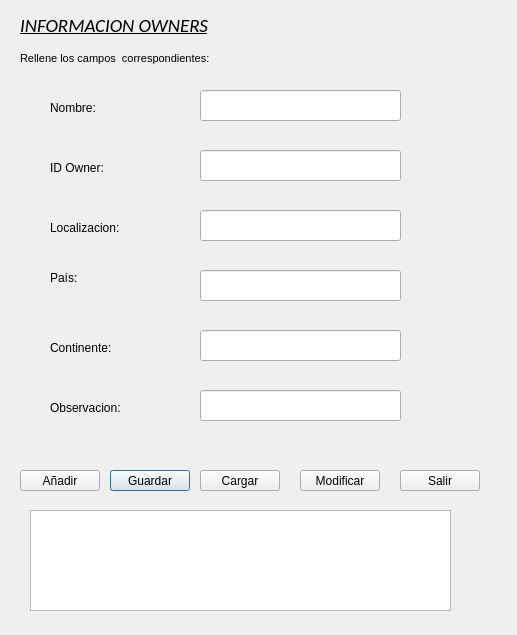
<?xml version="1.0" encoding="UTF-8"?>
<ui version="4.0">
 <class>infoowners</class>
 <widget class="QDialog" name="infoowners">
  <property name="geometry">
   <rect>
    <x>0</x>
    <y>0</y>
    <width>517</width>
    <height>635</height>
   </rect>
  </property>
  <property name="windowTitle">
   <string>Dialog</string>
  </property>
  <widget class="QLabel" name="label_2">
   <property name="geometry">
    <rect>
     <x>20</x>
     <y>50</y>
     <width>361</width>
     <height>16</height>
    </rect>
   </property>
   <property name="font">
    <font>
     <pointsize>8</pointsize>
    </font>
   </property>
   <property name="text">
    <string>Rellene los campos  correspondientes:</string>
   </property>
  </widget>
  <widget class="QPushButton" name="BU_Atras7_2">
   <property name="geometry">
    <rect>
     <x>110</x>
     <y>470</y>
     <width>80</width>
     <height>21</height>
    </rect>
   </property>
   <property name="text">
    <string>Guardar</string>
   </property>
  </widget>
  <widget class="QLabel" name="label_8">
   <property name="geometry">
    <rect>
     <x>50</x>
     <y>270</y>
     <width>71</width>
     <height>16</height>
    </rect>
   </property>
   <property name="text">
    <string>País:</string>
   </property>
  </widget>
  <widget class="QLabel" name="label_7">
   <property name="geometry">
    <rect>
     <x>50</x>
     <y>220</y>
     <width>71</width>
     <height>16</height>
    </rect>
   </property>
   <property name="text">
    <string>Localizacion:</string>
   </property>
  </widget>
  <widget class="QLabel" name="label_3">
   <property name="geometry">
    <rect>
     <x>50</x>
     <y>100</y>
     <width>71</width>
     <height>16</height>
    </rect>
   </property>
   <property name="text">
    <string>Nombre:</string>
   </property>
  </widget>
  <widget class="QLabel" name="label_6">
   <property name="geometry">
    <rect>
     <x>50</x>
     <y>340</y>
     <width>71</width>
     <height>16</height>
    </rect>
   </property>
   <property name="text">
    <string>Continente:</string>
   </property>
  </widget>
  <widget class="QPushButton" name="BU_Salir">
   <property name="geometry">
    <rect>
     <x>400</x>
     <y>470</y>
     <width>80</width>
     <height>21</height>
    </rect>
   </property>
   <property name="text">
    <string>Salir</string>
   </property>
  </widget>
  <widget class="QLabel" name="label_9">
   <property name="geometry">
    <rect>
     <x>50</x>
     <y>400</y>
     <width>71</width>
     <height>16</height>
    </rect>
   </property>
   <property name="text">
    <string>Observacion:</string>
   </property>
  </widget>
  <widget class="QLabel" name="label_5">
   <property name="geometry">
    <rect>
     <x>50</x>
     <y>160</y>
     <width>71</width>
     <height>16</height>
    </rect>
   </property>
   <property name="text">
    <string>ID Owner:</string>
   </property>
  </widget>
  <widget class="QLabel" name="label">
   <property name="geometry">
    <rect>
     <x>20</x>
     <y>10</y>
     <width>191</width>
     <height>31</height>
    </rect>
   </property>
   <property name="font">
    <font>
     <family>Calibri</family>
     <pointsize>14</pointsize>
     <italic>true</italic>
     <underline>true</underline>
    </font>
   </property>
   <property name="text">
    <string>INFORMACION OWNERS</string>
   </property>
  </widget>
  <widget class="QLineEdit" name="lineEdit">
   <property name="geometry">
    <rect>
     <x>200</x>
     <y>90</y>
     <width>201</width>
     <height>31</height>
    </rect>
   </property>
  </widget>
  <widget class="QLineEdit" name="lineEdit_2">
   <property name="geometry">
    <rect>
     <x>200</x>
     <y>150</y>
     <width>201</width>
     <height>31</height>
    </rect>
   </property>
  </widget>
  <widget class="QLineEdit" name="lineEdit_3">
   <property name="geometry">
    <rect>
     <x>200</x>
     <y>210</y>
     <width>201</width>
     <height>31</height>
    </rect>
   </property>
  </widget>
  <widget class="QLineEdit" name="lineEdit_4">
   <property name="geometry">
    <rect>
     <x>200</x>
     <y>270</y>
     <width>201</width>
     <height>31</height>
    </rect>
   </property>
  </widget>
  <widget class="QLineEdit" name="lineEdit_5">
   <property name="geometry">
    <rect>
     <x>200</x>
     <y>330</y>
     <width>201</width>
     <height>31</height>
    </rect>
   </property>
  </widget>
  <widget class="QLineEdit" name="lineEdit_6">
   <property name="geometry">
    <rect>
     <x>200</x>
     <y>390</y>
     <width>201</width>
     <height>31</height>
    </rect>
   </property>
  </widget>
  <widget class="QPushButton" name="cargar">
   <property name="geometry">
    <rect>
     <x>200</x>
     <y>470</y>
     <width>80</width>
     <height>21</height>
    </rect>
   </property>
   <property name="text">
    <string>Cargar</string>
   </property>
  </widget>
  <widget class="QPushButton" name="modificar">
   <property name="geometry">
    <rect>
     <x>300</x>
     <y>470</y>
     <width>80</width>
     <height>21</height>
    </rect>
   </property>
   <property name="text">
    <string>Modificar</string>
   </property>
  </widget>
  <widget class="QListWidget" name="listWidgetOwners">
   <property name="geometry">
    <rect>
     <x>30</x>
     <y>510</y>
     <width>421</width>
     <height>101</height>
    </rect>
   </property>
  </widget>
  <widget class="QPushButton" name="anadir">
   <property name="geometry">
    <rect>
     <x>20</x>
     <y>470</y>
     <width>80</width>
     <height>21</height>
    </rect>
   </property>
   <property name="text">
    <string>Añadir</string>
   </property>
  </widget>
 </widget>
 <resources/>
 <connections>
  <connection>
   <sender>BU_Atras7_2</sender>
   <signal>clicked()</signal>
   <receiver>infoowners</receiver>
   <slot>addOwner()</slot>
   <hints>
    <hint type="sourcelabel">
     <x>88</x>
     <y>476</y>
    </hint>
    <hint type="destinationlabel">
     <x>89</x>
     <y>426</y>
    </hint>
   </hints>
  </connection>
 </connections>
</ui>
